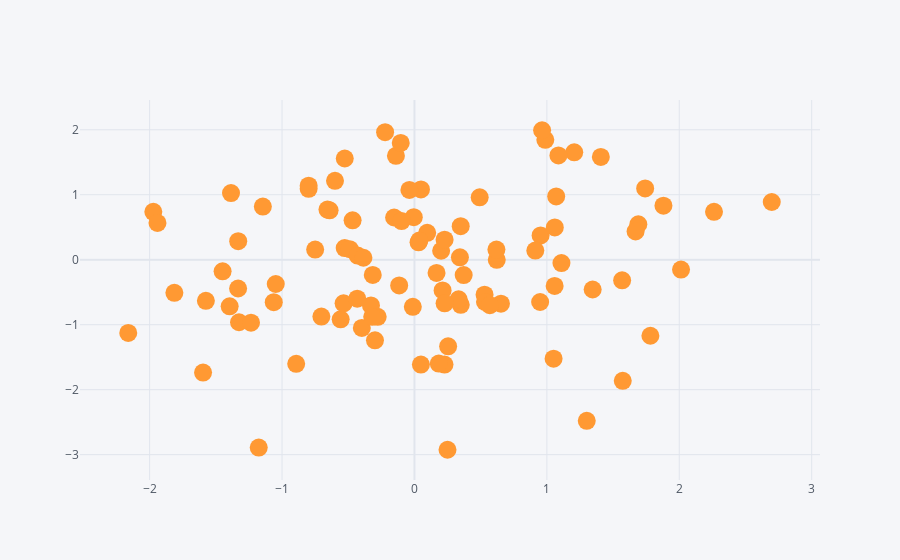

Notebook cell for this chart:
### Markdown cell above
### Scatter plot

### Code cell
df1.iplot(kind='scatter', x='A', y='B', mode='markers', size=18)
